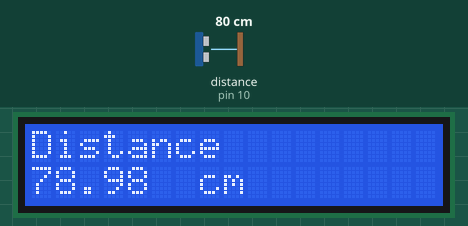
Recording of a sketch running on a simulated Arduino Uno, built with avr-gcc and run on an emulated ATmega328P. On the bench: 17×2 character LCD. Wiring (inferred from the names in the program): ultrasonic range finder: trigger pin 9; echo pin 10. The test bench sets the inputs (shaded band); at power-on: distance to the obstacle (sensor on pin 10) 80 cm. The echo pulse lasts 58.3 µs per cm; what the sketch prints to the serial monitor is not drawn.

Above: at 1.2 s.
1.3 s: distance to the obstacle (sensor on pin 10) set to 2 cm
At 2.9 s:
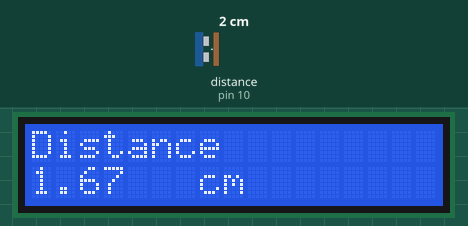
5.4 s: distance to the obstacle (sensor on pin 10) set to 4 cm
At 6.7 s:
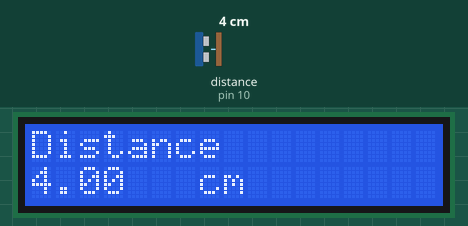
8.7 s: distance to the obstacle (sensor on pin 10) set to 9 cm
At 10.0 s:
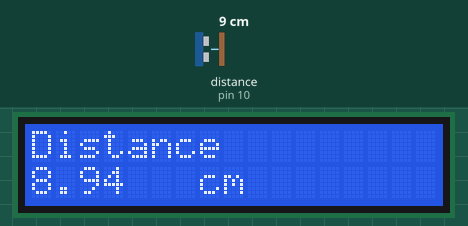
Timing chart, 0 to 11.7 s (numbered marks = the images above; inputs shaded):
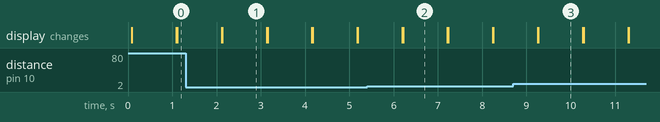

Measured:
- after the input at 1.3 s, the display: first differs from a run without the input after 0.83 s (image 1)
- after the input at 5.4 s, the display: first differs from a run without the input after 0.81 s (image 2)
- after the input at 8.7 s, the display: first differs from a run without the input after 0.57 s (image 3)
- what the display in image 1 shows lasts 1.0 s, from 2.1 s to 3.1 s

The sketch:

distance_sensor.ino
```cpp
/*
  Ultrasonic Sensor HC-SR04 and Arduino Tutorial

  by Dejan Nedelkovski,
  www.HowToMechatronics.com

*/

#include "Arduino.h"
#include <Wire.h>
#include <LiquidCrystal_I2C.h>
LiquidCrystal_I2C lcd(0x27, 17, 2);
// defines pins numbers
const int trigPin = 9;
const int echoPin = 10;
// defines variables
long duration;
float distance;
void setup() {

  lcd.begin(); // initialize the LCD
  lcd.backlight();
  pinMode(trigPin, OUTPUT); // Sets the trigPin as an Output
  pinMode(echoPin, INPUT); // Sets the echoPin as an Input
  Serial.begin(9600); // Starts the serial communication
}
void loop() {
  // Clears the trigPin
  digitalWrite(trigPin, LOW);
  delayMicroseconds(2);
  // Sets the trigPin on HIGH state for 10 micro seconds
  digitalWrite(trigPin, HIGH);
  delayMicroseconds(2);
  digitalWrite(trigPin, LOW);
  // Reads the echoPin, returns the sound wave travel time in microseconds
  duration = pulseIn(echoPin, HIGH);
  // Calculating the distance
  distance = duration * 0.034 / 2;
  // Prints the distance on the Serial Monitor
  Serial.print("Distance: ");
  Serial.println(distance);
     lcd.print("Distance");
     lcd.setCursor(0,1);
     lcd.print(distance);
     lcd.setCursor(6,1);
     lcd.print(" cm");
        delay(1000);
        lcd.clear();
}
```
